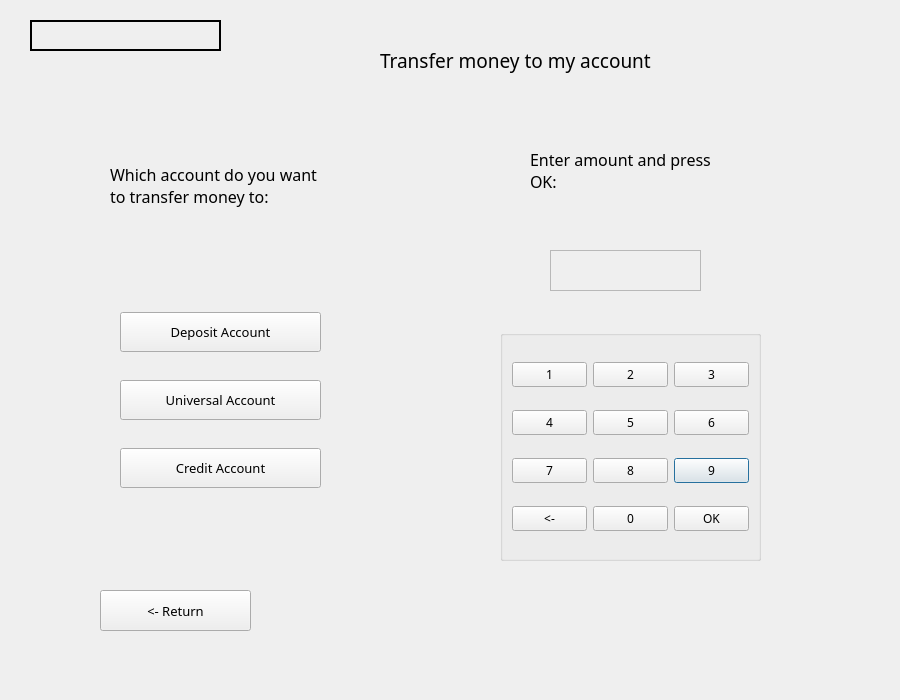
<?xml version="1.0" encoding="UTF-8"?>
<ui version="4.0">
 <class>PutMoneyToMyAccount</class>
 <widget class="QDialog" name="PutMoneyToMyAccount">
  <property name="geometry">
   <rect>
    <x>0</x>
    <y>0</y>
    <width>900</width>
    <height>700</height>
   </rect>
  </property>
  <property name="minimumSize">
   <size>
    <width>900</width>
    <height>700</height>
   </size>
  </property>
  <property name="maximumSize">
   <size>
    <width>900</width>
    <height>700</height>
   </size>
  </property>
  <property name="baseSize">
   <size>
    <width>900</width>
    <height>500</height>
   </size>
  </property>
  <property name="windowTitle">
   <string>Dialog</string>
  </property>
  <widget class="QGroupBox" name="gridGroupBox">
   <property name="geometry">
    <rect>
     <x>500</x>
     <y>330</y>
     <width>261</width>
     <height>231</height>
    </rect>
   </property>
   <property name="font">
    <font>
     <family>Arial Rounded MT Bold</family>
    </font>
   </property>
   <layout class="QGridLayout" name="gridLayout_4">
    <item row="2" column="2">
     <widget class="QPushButton" name="digit_9">
      <property name="font">
       <font>
        <family>Arial Rounded MT Bold</family>
       </font>
      </property>
      <property name="text">
       <string>9</string>
      </property>
     </widget>
    </item>
    <item row="4" column="2">
     <widget class="QPushButton" name="digit_OK">
      <property name="font">
       <font>
        <family>Arial Rounded MT Bold</family>
       </font>
      </property>
      <property name="text">
       <string>OK</string>
      </property>
     </widget>
    </item>
    <item row="4" column="0">
     <widget class="QPushButton" name="digit_back">
      <property name="font">
       <font>
        <family>Arial Rounded MT Bold</family>
       </font>
      </property>
      <property name="text">
       <string>&lt;-</string>
      </property>
     </widget>
    </item>
    <item row="4" column="1">
     <widget class="QPushButton" name="digit_0">
      <property name="font">
       <font>
        <family>Arial Rounded MT Bold</family>
       </font>
      </property>
      <property name="text">
       <string>0</string>
      </property>
     </widget>
    </item>
    <item row="0" column="0">
     <widget class="QPushButton" name="digit_1">
      <property name="font">
       <font>
        <family>Arial Rounded MT Bold</family>
       </font>
      </property>
      <property name="text">
       <string>1</string>
      </property>
     </widget>
    </item>
    <item row="2" column="0">
     <widget class="QPushButton" name="digit_7">
      <property name="font">
       <font>
        <family>Arial Rounded MT Bold</family>
       </font>
      </property>
      <property name="text">
       <string>7</string>
      </property>
     </widget>
    </item>
    <item row="0" column="2">
     <widget class="QPushButton" name="digit_3">
      <property name="font">
       <font>
        <family>Arial Rounded MT Bold</family>
       </font>
      </property>
      <property name="text">
       <string>3</string>
      </property>
     </widget>
    </item>
    <item row="1" column="0">
     <widget class="QPushButton" name="digit_4">
      <property name="font">
       <font>
        <family>Arial Rounded MT Bold</family>
       </font>
      </property>
      <property name="text">
       <string>4</string>
      </property>
     </widget>
    </item>
    <item row="0" column="1">
     <widget class="QPushButton" name="digit_2">
      <property name="font">
       <font>
        <family>Arial Rounded MT Bold</family>
       </font>
      </property>
      <property name="text">
       <string>2</string>
      </property>
     </widget>
    </item>
    <item row="2" column="1">
     <widget class="QPushButton" name="digit_8">
      <property name="font">
       <font>
        <family>Arial Rounded MT Bold</family>
       </font>
      </property>
      <property name="text">
       <string>8</string>
      </property>
     </widget>
    </item>
    <item row="1" column="2">
     <widget class="QPushButton" name="digit_6">
      <property name="font">
       <font>
        <family>Arial Rounded MT Bold</family>
       </font>
      </property>
      <property name="text">
       <string>6</string>
      </property>
     </widget>
    </item>
    <item row="1" column="1">
     <widget class="QPushButton" name="digit_5">
      <property name="font">
       <font>
        <family>Arial Rounded MT Bold</family>
       </font>
      </property>
      <property name="text">
       <string>5</string>
      </property>
     </widget>
    </item>
   </layout>
  </widget>
  <widget class="QLabel" name="amount">
   <property name="geometry">
    <rect>
     <x>550</x>
     <y>250</y>
     <width>151</width>
     <height>41</height>
    </rect>
   </property>
   <property name="autoFillBackground">
    <bool>true</bool>
   </property>
   <property name="frameShape">
    <enum>QFrame::StyledPanel</enum>
   </property>
   <property name="frameShadow">
    <enum>QFrame::Raised</enum>
   </property>
   <property name="text">
    <string/>
   </property>
  </widget>
  <widget class="QLabel" name="label_2">
   <property name="geometry">
    <rect>
     <x>530</x>
     <y>130</y>
     <width>181</width>
     <height>81</height>
    </rect>
   </property>
   <property name="font">
    <font>
     <family>Arial Rounded MT Bold</family>
     <pointsize>12</pointsize>
     <weight>50</weight>
     <bold>false</bold>
    </font>
   </property>
   <property name="text">
    <string>Enter amount and press OK:</string>
   </property>
   <property name="wordWrap">
    <bool>true</bool>
   </property>
  </widget>
  <widget class="QLabel" name="label_3">
   <property name="geometry">
    <rect>
     <x>110</x>
     <y>130</y>
     <width>211</width>
     <height>111</height>
    </rect>
   </property>
   <property name="font">
    <font>
     <family>Arial Rounded MT Bold</family>
     <pointsize>12</pointsize>
     <weight>50</weight>
     <bold>false</bold>
    </font>
   </property>
   <property name="text">
    <string>Which account do you want to transfer money to:</string>
   </property>
   <property name="wordWrap">
    <bool>true</bool>
   </property>
  </widget>
  <widget class="QWidget" name="verticalLayoutWidget">
   <property name="geometry">
    <rect>
     <x>120</x>
     <y>290</y>
     <width>201</width>
     <height>221</height>
    </rect>
   </property>
   <layout class="QVBoxLayout" name="verticalLayout">
    <item>
     <widget class="QPushButton" name="deposit">
      <property name="minimumSize">
       <size>
        <width>0</width>
        <height>40</height>
       </size>
      </property>
      <property name="maximumSize">
       <size>
        <width>16777215</width>
        <height>40</height>
       </size>
      </property>
      <property name="baseSize">
       <size>
        <width>0</width>
        <height>40</height>
       </size>
      </property>
      <property name="font">
       <font>
        <family>Arial Rounded MT Bold</family>
        <pointsize>10</pointsize>
       </font>
      </property>
      <property name="text">
       <string>Deposit Account</string>
      </property>
     </widget>
    </item>
    <item>
     <widget class="QPushButton" name="universal">
      <property name="minimumSize">
       <size>
        <width>0</width>
        <height>40</height>
       </size>
      </property>
      <property name="maximumSize">
       <size>
        <width>16777215</width>
        <height>40</height>
       </size>
      </property>
      <property name="baseSize">
       <size>
        <width>0</width>
        <height>40</height>
       </size>
      </property>
      <property name="font">
       <font>
        <family>Arial Rounded MT Bold</family>
        <pointsize>10</pointsize>
       </font>
      </property>
      <property name="text">
       <string>Universal Account</string>
      </property>
     </widget>
    </item>
    <item>
     <widget class="QPushButton" name="credit">
      <property name="minimumSize">
       <size>
        <width>0</width>
        <height>40</height>
       </size>
      </property>
      <property name="maximumSize">
       <size>
        <width>16777215</width>
        <height>40</height>
       </size>
      </property>
      <property name="baseSize">
       <size>
        <width>0</width>
        <height>40</height>
       </size>
      </property>
      <property name="font">
       <font>
        <family>Arial Rounded MT Bold</family>
        <pointsize>10</pointsize>
       </font>
      </property>
      <property name="text">
       <string>Credit Account</string>
      </property>
     </widget>
    </item>
   </layout>
  </widget>
  <widget class="QPushButton" name="pushButton_5">
   <property name="geometry">
    <rect>
     <x>100</x>
     <y>590</y>
     <width>151</width>
     <height>41</height>
    </rect>
   </property>
   <property name="font">
    <font>
     <family>Arial Rounded MT Bold</family>
     <pointsize>10</pointsize>
    </font>
   </property>
   <property name="text">
    <string>&lt;- Return</string>
   </property>
  </widget>
  <widget class="QLabel" name="user">
   <property name="geometry">
    <rect>
     <x>30</x>
     <y>20</y>
     <width>191</width>
     <height>31</height>
    </rect>
   </property>
   <property name="font">
    <font>
     <family>Arial Rounded MT Bold</family>
     <pointsize>10</pointsize>
    </font>
   </property>
   <property name="frameShape">
    <enum>QFrame::WinPanel</enum>
   </property>
   <property name="text">
    <string/>
   </property>
   <property name="alignment">
    <set>Qt::AlignCenter</set>
   </property>
  </widget>
  <widget class="QLabel" name="label">
   <property name="geometry">
    <rect>
     <x>380</x>
     <y>20</y>
     <width>411</width>
     <height>81</height>
    </rect>
   </property>
   <property name="font">
    <font>
     <family>Arial Rounded MT Bold</family>
     <pointsize>14</pointsize>
    </font>
   </property>
   <property name="text">
    <string>Transfer money to my account</string>
   </property>
   <property name="wordWrap">
    <bool>true</bool>
   </property>
  </widget>
 </widget>
 <resources/>
 <connections/>
</ui>
